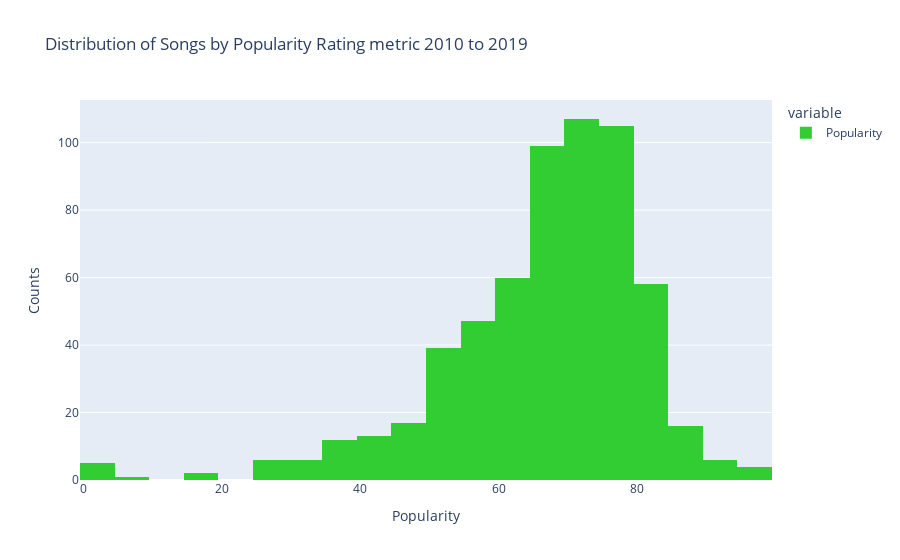

This figure's notebook cell:
### Code cell
#Popularity of songs distribution

print("Popularity Mean: ", spotify_df["Popularity"].mean())
print("Popularity Median: ", spotify_df["Popularity"].median())
print("Popularity Mode: ", spotify_df["Popularity"].mode())

fig = px.histogram(spotify_df["Popularity"],
                   color_discrete_sequence=['limegreen'], 
                   title = 'Distribution of Songs by Popularity Rating metric 2010 to 2019' )
fig.update_layout(xaxis_title="Popularity", yaxis_title="Counts")
fig.show()

### Figure 1 — Plotly figure (JSON) as saved in the notebook; plotly's stock layout.template omitted (floating-point values rounded to 4 significant figures; data arrays with more than 128 entries replaced by an {"elided": "..."} marker saying what was removed)
{"data": [{"alignmentgroup": "True", "bingroup": "x", "hovertemplate": "variable=Popularity<br>value=%{x}<br>count=%{y}<extra></extra>", "legendgroup": "Popularity", "marker": {"color": "limegreen"}, "name": "Popularity", "offsetgroup": "Popularity", "orientation": "v", "showlegend": true, "type": "histogram", "x": {"elided": "603 int values"}, "xaxis": "x", "yaxis": "y"}], "layout": {"barmode": "relative", "legend": {"title": {"text": "variable"}, "tracegroupgap": 0}, "title": {"text": "Distribution of Songs by Popularity Rating metric 2010 to 2019"}, "xaxis": {"anchor": "y", "domain": [0, 1], "title": {"text": "Popularity"}}, "yaxis": {"anchor": "x", "domain": [0, 1], "title": {"text": "Counts"}}}}
